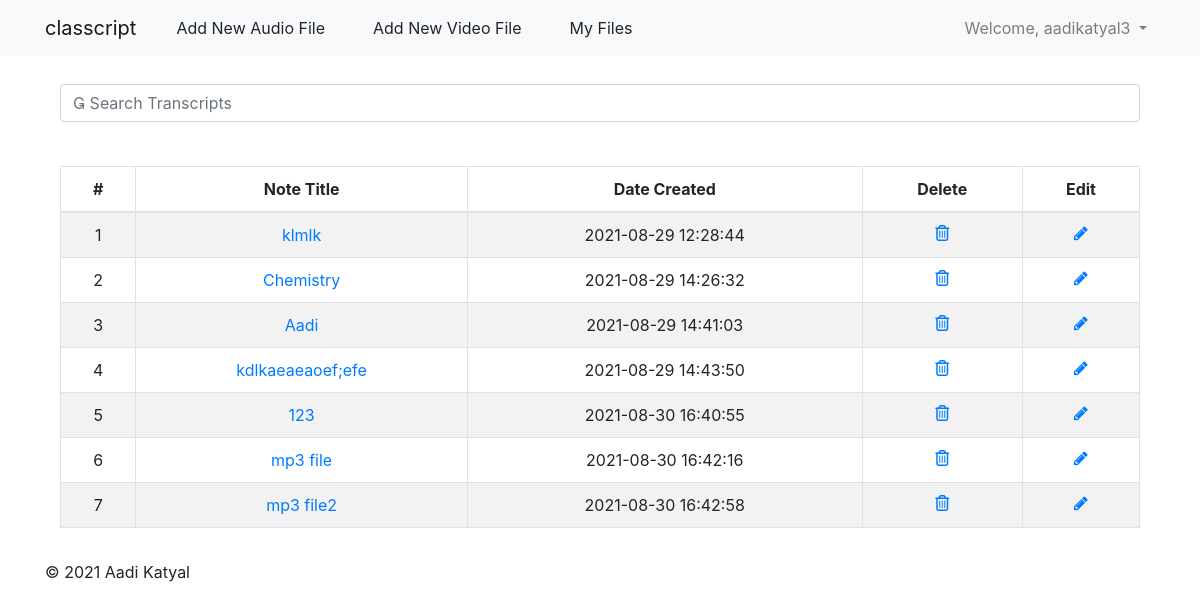
/ (signed in), run on the app's committed database.
### tables this page shows
CREATE TABLE `notes` (
  `id` INTEGER NOT NULL PRIMARY KEY AUTOINCREMENT,
  `created` TIMESTAMP NOT NULL DEFAULT (strftime('%Y-%m-%d %H:%M:%S', 'now', 'localtime')),
  `updated` TIMESTAMP NOT NULL DEFAULT (strftime('%Y-%m-%d %H:%M:%S', 'now', 'localtime')),
  `note_title` VARCHAR(255),
  `note` TEXT,
  `note_markdown` TEXT,
  `tags` VARCHAR(200),
  `user_id` INTEGER,
  FOREIGN KEY(user_id) REFERENCES users(id)
);

### core/views.py (the view)
@core.route('/')
def home_page():
    session['user_count'] = functions.get_user_count()
    try:
        if session['username']:
            notes = functions.get_data_using_user_id(session['id'])
            return render_template('profile.html', username=session['username'], notes=notes)
        return render_template('homepage.html')
    except (KeyError, ValueError):
        return render_template('homepage.html')

### utils/functions.py (called while the page is built)
def get_database_connection():
    import sqlite3
    sqlite_file = 'notes.db'
    file_exists = os.path.isfile(sqlite_file)
    conn = sqlite3.connect(sqlite_file)
    if not file_exists:
        create_sqlite_tables(conn)
    return conn

def get_user_count():
    conn = get_database_connection()
    try:
        cursor = conn.cursor()
        cursor.execute('SELECT COUNT(*) FROM users')
        result = cursor.fetchone()
        if result:
            return result[0]
    except:
        return False

def get_data_using_user_id(id):
    conn = get_database_connection()
    try:
        cursor = conn.cursor()
        cursor.execute('SELECT * FROM notes WHERE user_id=' + str(id))
        results = cursor.fetchall()
        cursor.close()
        if len(results) == 0:
            return None
        return results
    except:
        cursor.close()

### templates/profile.html (shortened to what this page needs)
{% extends "index.html" %}
{% block content %}
    <div class="container" style="padding-top: 7%">
        <div class="col-lg-12 col-md-12 col-sm-12 col-xs-12">
            {% if username %}
                {% if notes %}
                    <input type="text" id="notes" class="form-control no_borders glyphicon" autocomplete="on" name="notes" placeholder="&#xe003 Search Transcripts">
                    <div style="padding-top: 20px">
                    </div>
                    <br>
                    <table class="table table-hover table-striped table-bordered" style="background-color: white;">
                        <thead class="text-center">
                            <tr>
                                <th class="text-center">#</th>
                                <th>Note Title</th>
                                <th>Date Created</th>
                                <th class="text-center">Delete</th>
                                <th class="text-center">Edit</th>
                            </tr>
                        </thead>
                        <tbody>
                            {% for note in notes %}
                                <tr>
                                    <td class="text-center">{{ loop.index }}</td>
                                    <td class="text-center"> <a href="/notes/{{ note[0] }}/">{{ note[3]}}</a></td>
                                    <td class="text-center">{{note[1]}}</td>
                                    <td class="text-center">
                                        <a href="/notes/delete/{{ note[0] }}/"><i class="fa fa-trash-o" aria-hidden="true"></i></a>
                                    </td>
                                    <td class="text-center">
                                        <a href="/notes/edit/{{ note[0] }}/"><i class="fa fa-pencil" aria-hidden="true"></i></a>
                                    </td>
                                </tr>
                            {%  endfor %}
                        </tbody>
                    </table>
                {% endif %}
            {% endif %}
        </div>
    </div>
{% endblock %}

### templates/index.html (shortened to what this page needs)
<html>
    <head>
          <link rel="stylesheet" href="https://stackpath.bootstrapcdn.com/bootstrap/4.3.1/css/bootstrap.min.css">
  <link rel="stylesheet" href="https://cdnjs.cloudflare.com/ajax/libs/font-awesome/4.7.0/css/font-awesome.min.css">
  <link href="vendor/simple-line-icons/css/simple-line-icons.css" rel="stylesheet" type="text/css">
    </head>
<body>
  <nav class="navbar fixed-top navbar-expand-lg navbar-light bg-light fixed-top">
    <div class="container">
      <a class="navbar-brand" href="http://127.0.0.1:5000/">classcript</a>
      <div class="collapse navbar-collapse" id="navbarResponsive">
        <ul class="navbar-nav">
          {% if username %}
              <li class="nav-item">
                  <a class="dropdown-item" href="/notes/add/">Add New Audio File</a>
              </li>
              <li class="nav-item">
                  <a class="dropdown-item" href="/notes/add/video">Add New Video File</a>
              </li>
              <li class="nav-item=">
                  <a class="dropdown-item" href="/profile/">My Files</a>
              </li>
          {% endif %}
        </ul>
        <ul class="navbar-nav ml-auto navbar-right">
          {% if username %}
              <li class="nav-item dropdown">
                <a class="nav-link dropdown-toggle" href="#" id="navbarDropdownPortfolio" data-toggle="dropdown" aria-haspopup="true" aria-expanded="false">
                        Welcome, {{ username }}
                    </a>
              </li>
          {% else %}
                <a class="nav-link" href="/signup/"><span class="glyphicon glyphicon-user"></span> Sign Up</a>
                <a class="nav-link" href="/login/"><span class="glyphicon glyphicon-log-in"></span> Login</a>
          {% endif %}
        </ul>
      </div>
    </div>
  </nav>
        {% block content %}{% endblock %}
        <div class="navbar navbar-inverse navbar-fixed-bottom ">
        <div class="container">
            <p class="navbar-text pull-left">&copy; 2021 Aadi Katyal<p>
        </div>
    </div>
</body>
</html>

### data on the page
notes: note_title "klmlk", created "2021-08-29 12:28:44"
notes: note_title "Chemistry", created "2021-08-29 14:26:32"
notes: note_title "Aadi", created "2021-08-29 14:41:03"
notes: note_title "kdlkaeaeaoef;efe", created "2021-08-29 14:43:50"
notes: note_title "123", created "2021-08-30 16:40:55"
notes: note_title "mp3 file", created "2021-08-30 16:42:16"
notes: note_title "mp3 file2", created "2021-08-30 16:42:58"

### other printed values
{{ username }} "aadikatyal3"
